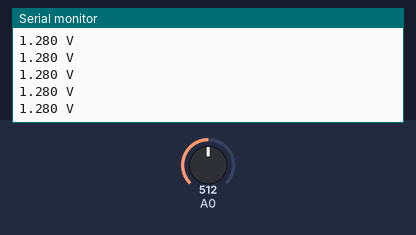
Simulated run of this sketch. Board: Arduino Uno, built for the host (arithmetic inside an expression is 32-bit, double 64-bit). On the bench: the last lines printed to the serial monitor. The inputs (shaded band) are chosen by the test bench; at power-on: A0 = 512.

Above: at 1.2 s.
1.3 s: A0 set to 716
At 1.32 s:
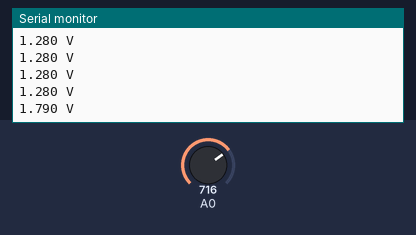
2.8 s: A0 set to 900
At 2.83 s:
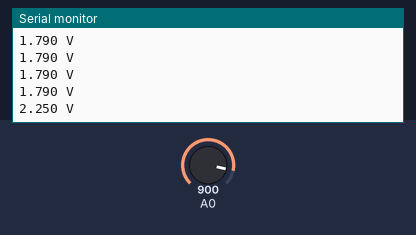
Timing chart, 0 to 5.8 s (numbered marks = the images above; inputs shaded):
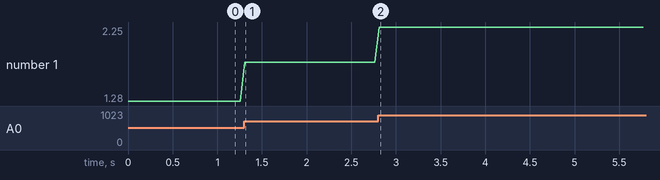

The sketch:

prox_2y0.ino
```cpp
// Proximity sensor test program - Sharp 2Y0A21YK0F
// Written by Christopher Thomas.

//
// Includes


//
// Macros

#define STRINGBUFLEN 16


//
// Global Variables

char stringbuf[STRINGBUFLEN];


//
// Main Program


void setup(void)
{
  int idx;

  analogReference(INTERNAL2V56);

  Serial.begin(115200);

  for (idx = 0; idx < STRINGBUFLEN; idx++)
    stringbuf[idx] = 0;
}


void loop(void)
{
  int thisval;


  // Acquire and report a sample.
  // FIXME - Arduino's version of xxprintf does not handle floats, for code
  // complexity/space reasons.

  thisval = analogRead(0);

  // FIXME - Fake 3-decimal-place floating point output.
  // 2.56 V / 1024 = 2.5 mV.
  thisval *= 25;  // 0..25600.
  thisval /= 10;  // Convert to mV, rounding down.

  snprintf(stringbuf, STRINGBUFLEN, "%d.%03d V\r\n",
    thisval / 1000, thisval % 1000);
  stringbuf[STRINGBUFLEN-1] = 0;

  Serial.print(stringbuf);


  // Reduce to a reasonable readout rate.
  delay(50);
}


//
// This is the end of the file.
```

Measured:
- after the input at 1.3 s, the serial monitor: prints a new line at once (image 1)
- after the input at 2.8 s, the serial monitor: prints a new line at once (image 2)
- plotted number 1: 1.28 → 1.79 after the input at 1.3 s, 1.79 → 2.25 after the input at 2.8 s
